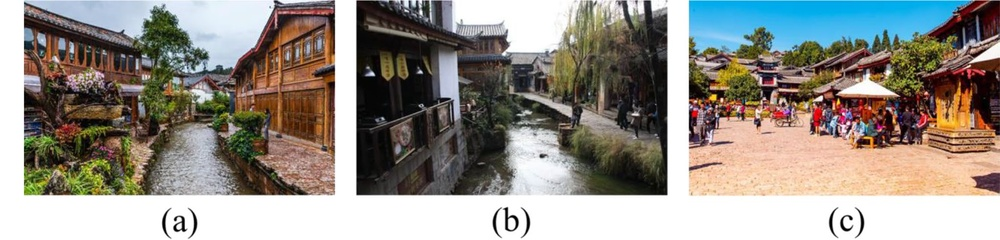
#> input picture data/extracted_images/10.1007_s00530-024-01514-6/10.1007_s00530-024-01514-6_p05_img01.jpeg, 1000 x 240 px, shrunk from 2044 x 491 before the run; its folder holds only this picture in this run
$ python -i new_attributes.py   (imports and definitions only)   (older library calls are emulated)
#> lines starting #> are read from the running program, lines starting #| are printed output that depends on the picture; after the words box and inside, x2 and y2 are one past the last pixel; in counts of white or black regions, pixels touching at a corner belong together
"""NEW Attribute Implementations: NEW-03, NEW-07, NEW-10

Implementation of three critical vision attributes identified in the Kirsh
Decision Tree analysis for causal-theoretic environmental characterization.

Attributes:
-----------
NEW-03: Sky Proportion and Horizon Ratio (Tier 2)
    Measures outdoor vs. indoor indicators through sky segmentation and
    horizon line detection. Essential for windows/nature views category.

NEW-07: Material Diversity Index (Tier 2)
    Quantifies the number of distinct material types visible in a scene.
    Important for understanding aesthetic complexity and biophilic design.

NEW-10: Person/Face Density Estimation (Tier 2)
    Detects and counts visible people in scenes. Indicator of crowding
    perception and social environmental characteristics.

Theoretical Warrant:
-------------------
These attributes were discovered through application of David Kirsh's
decision tree method to 23,029 environmental stimulus descriptions from
empirical literature. Each attribute addresses an essential dimension
identified in the equivalence class analysis.

Sky Proportion (NEW-03) operationalizes the "outdoor vs. indoor" distinction
in windows/nature view scenarios, supported by research on visual restoration
and biophilic design (Kaplan & Kaplan 1989; Gaspari 2015).

Material Diversity (NEW-07) captures aesthetic complexity relevant to art/
decoration and material composition categories, grounded in complexity
preference literature (Berlyne 1971; Reber et al. 2004).

Person Density (NEW-10) quantifies crowding, which affects stress hormones,
restoration, and psychological well-being (Regoeczi 2008; Stokols 1972).

References:
----------
- Berlyne, D. E. (1971). Aesthetics and psychobiology. Appleton-Century-Crofts.
- Gaspari, J. (2015). Biophilic architecture. In S. Kellert et al. (Eds.),
  Biophilic design (pp. 221-249). Wiley.
- Kaplan, R., & Kaplan, S. (1989). The experience of nature. Cambridge.
- Reber, R., Schwarz, N., & Winkielman, P. (2004). Processing fluency and
  aesthetic pleasure. Personality and Social Psychology Review, 8(4), 364-382.
- Regoeczi, W. C. (2008). Crowding, status, and burnout. Social Indicators
  Research, 89(1), 63-77.
- Stokols, D. (1972). On the distinction between density and crowding.
  Psychological Review, 79(3), 275-288.
"""

import logging
from typing import Dict, List, Any, Tuple, Optional
from pathlib import Path

import cv2
import numpy as np
from scipy import ndimage
from scipy.ndimage import generic_filter

logger = logging.getLogger(__name__)


class ImageProcessingError(Exception):
    """Base exception for image processing failures."""
    pass


class SkyDetectionError(ImageProcessingError):
    """Raised when sky detection fails."""
    pass


class MaterialDetectionError(ImageProcessingError):
    """Raised when material diversity analysis fails."""
    pass


class PersonDetectionError(ImageProcessingError):
    """Raised when person detection fails."""
    pass


def _load_image(image_path: str, as_rgb: bool = True) -> np.ndarray:
    """Load an image from file path.

    Args:
        image_path: Path to image file
        as_rgb: If True, convert BGR to RGB (OpenCV loads as BGR)

    Returns:
        Image array (H x W x 3 for RGB)

    Raises:
        ImageProcessingError: If image cannot be loaded
    """
#> called with as_rgb = True
    path = Path(image_path)
    if not path.exists():
        raise ImageProcessingError(f"Image file not found: {image_path}")

    image = cv2.imread(str(path))
#> image is the input picture: shape (240, 1000, 3); mean B, G, R 136.6, 143.8, 148.7
    if image is None:
        raise ImageProcessingError(f"Failed to load image: {image_path}")

    if as_rgb:
        image = cv2.cvtColor(image, cv2.COLOR_BGR2RGB)

    return image


def compute_sky_proportion(
    image_path: str,
    method: str = "hybrid",
    min_sky_region_size: float = 0.01,
    verbose: bool = False
) -> Dict[str, Any]:
    """Estimate sky proportion and horizon position in outdoor scenes.

    NEW-03: Sky Proportion and Horizon Ratio

    Computes the percentage of image occupied by sky, and detects the
    horizon line position. Essential for outdoor vs. indoor classification
    and perspective cue estimation.

    Method:
    -------
    Uses a hybrid approach combining:
    1. HSV color-based sky detection (blue sky regions)
    2. Hough line detection for horizon line identification
    3. Fallback gradient-based detection for difficult cases

    Args:
        image_path: Path to input RGB image
        method: Detection approach ("hybrid", "hsv_only", "gradient")
        min_sky_region_size: Minimum proportion for sky detection (0-1)
        verbose: Print debug information

    Returns:
        Dict with:
        - sky_ratio: Proportion of image occupied by sky [0, 1]
        - sky_pixels: Number of sky pixels detected
        - total_pixels: Total image size
        - horizon_position: Normalized horizon line position [0, 1] (0=top, 1=bottom)
        - horizon_detected: Boolean indicating if horizon was found
        - horizon_angle: Slope angle of horizon line (degrees, -90 to 90)
        - sky_color_dominant: Dominant sky color in HSV (H, S, V)
        - scene_type: "outdoor_clear", "outdoor_cloudy", "indoor", "ambiguous"
        - confidence: Confidence in sky detection [0, 1]

    Raises:
        SkyDetectionError: If processing fails or invalid image

    References:
    -----------
    Tao, H., Sawhney, H. S., & Kumar, R. (2001). A global matching
    framework for stereo computation. International Conference on
    Computer Vision (ICCV), pp. 532-539.

    Sky is typically blue in outdoor scenes (H: 90-170, S: 50-255, V: 150-255)
    """
    try:
        image = _load_image(image_path, as_rgb=True)
        h, w = image.shape[:2]
        total_pixels = h * w

        if image.dtype != np.uint8:
            image = (image / image.max() * 255).astype(np.uint8)

        # Method 1: HSV color-based sky detection
        hsv = cv2.cvtColor(image, cv2.COLOR_RGB2HSV)
#> hsv: shape (240, 1000, 3); mean H, S, V 41, 69.4, 159.5

        # Blue sky detection: H[90-170], S[50-255], V[150-255]
        # Blue region (0-20 or 160-180 in HSV hue space, accounting for wrap)
        lower_blue1 = np.array([90, 50, 150])
        upper_blue1 = np.array([170, 255, 255])
        sky_mask_hsv = cv2.inRange(hsv, lower_blue1, upper_blue1)
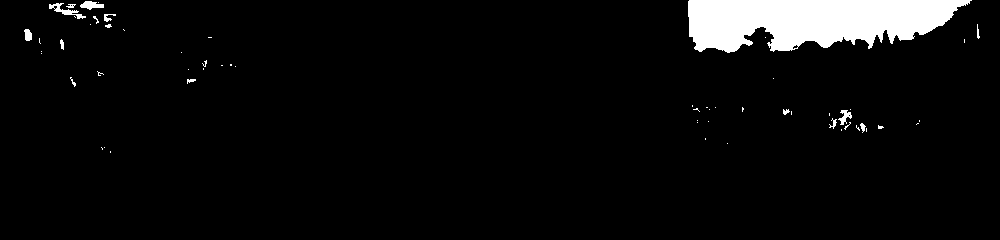
#> sky_mask_hsv: shape (240, 1000); 5% white; 59 white regions (45 under 20 px), largest, box (x1, y1, x2, y2) and area: (688, 0, 972, 53) 10958, (49, 3, 86, 19) 177, (80, 1, 104, 10) 134

        # Also detect white/light gray sky (low saturation, high value)
        lower_light = np.array([0, 0, 200])
        upper_light = np.array([180, 50, 255])
        sky_mask_light = cv2.inRange(hsv, lower_light, upper_light)
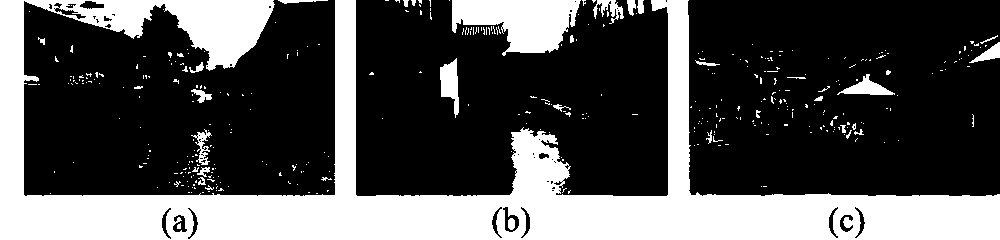
#> sky_mask_light: shape (240, 1000); 31.8% white; 380 white regions (346 under 20 px), largest, box (x1, y1, x2, y2) and area: (0, 0, 1000, 240) 67029, (452, 0, 581, 56) 4640, (440, 58, 459, 118) 669

        # Combine masks
        sky_mask = cv2.bitwise_or(sky_mask_hsv, sky_mask_light)
#> sky_mask: shape (240, 1000); 36.7% white; 375 white regions (335 under 20 px), largest, box (x1, y1, x2, y2) and area: (0, 0, 1000, 240) 78522, (452, 0, 581, 56) 4640, (440, 58, 459, 118) 669

        # Morphological operations to clean up
        kernel = cv2.getStructuringElement(cv2.MORPH_ELLIPSE, (5, 5))
        sky_mask = cv2.morphologyEx(sky_mask, cv2.MORPH_CLOSE, kernel)
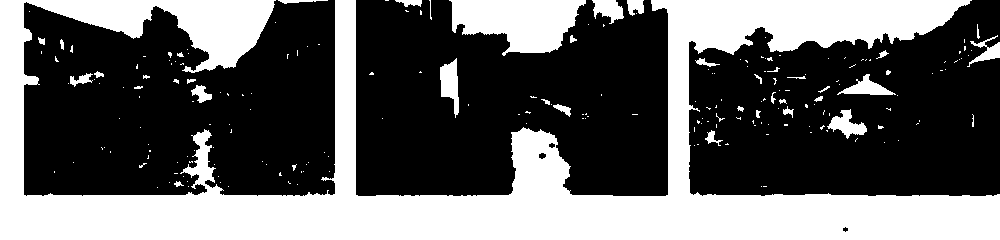
#> sky_mask: shape (240, 1000); 38.1% white; 212 white regions (175 under 20 px), largest, box (x1, y1, x2, y2) and area: (0, 0, 1000, 240) 81306, (449, 0, 586, 56) 5126, (440, 58, 459, 118) 673
        sky_mask = cv2.morphologyEx(sky_mask, cv2.MORPH_OPEN, kernel)
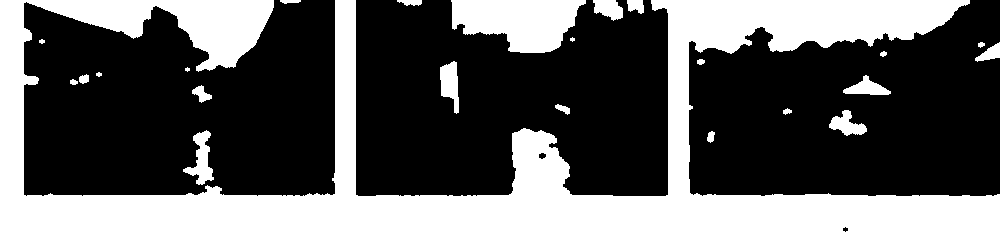
#> sky_mask: shape (240, 1000); 37.3% white; 24 white regions (2 under 20 px), largest, box (x1, y1, x2, y2) and area: (0, 0, 1000, 240) 80243, (451, 0, 586, 53) 5074, (183, 130, 214, 185) 755

        # Method 2: Horizon line detection using Hough transform
        gray = cv2.cvtColor(image, cv2.COLOR_RGB2GRAY)
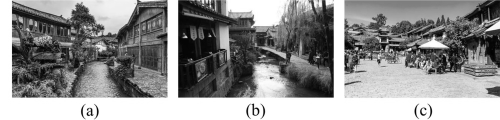
#> gray: shape (240, 1000) (shown at 1/2 size); min 0, max 255, mean 144.4
        blurred = cv2.GaussianBlur(gray, (5, 5), 0)
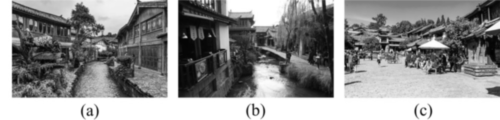
#> blurred: shape (240, 1000) (shown at 1/2 size); min 1, max 255, mean 144.4
        edges = cv2.Canny(blurred, 50, 150)
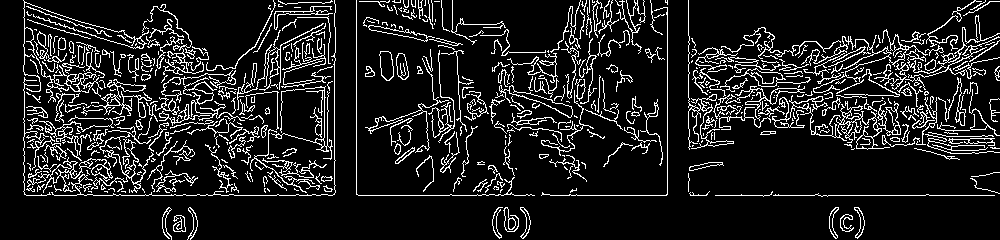
#> edges: shape (240, 1000); 12.1% white in thin lines or dots

        horizon_position = None
        horizon_angle = None
        horizon_detected = False

        # Hough line detection
        lines = cv2.HoughLines(edges, rho=1, theta=np.pi/180, threshold=100)
#> lines = 1131 rows, first 8: [195, 1.57], [78, 1.62], [143, 1.47], [113, 1.57], [104, 1.59], [136, 1.5], [80, 1.61], [110, 1.57]

        if lines is not None:
            # Find near-horizontal lines (likely horizon)
            horizontal_lines = []
            for line in lines:
                rho, theta = line[0]
                angle_deg = np.degrees(theta)

                # Look for near-horizontal lines (-10 to 10 degrees from horizontal)
                if abs(angle_deg) < 10 or abs(angle_deg - 180) < 10:
                    horizontal_lines.append((rho, theta))
#> this loop made 1131 passes
#> (rho, theta, angle_deg) on passes 1 to 3: (195, 1.57, 90), (78, 1.62, 93), (143, 1.47, 84)
#> after the loop, horizontal_lines = [(356, 0), (667, 0), (24, 0), (334, 0), (688, 0), (329, 0.0175), (324, 0)]

            if horizontal_lines:
                # Use median rho of horizontal lines
                rhos = [rho for rho, _ in horizontal_lines]
#> rhos = [356, 667, 24, 334, 688, 329, 324]
                median_rho = np.median(rhos)
#> median_rho = 334
                median_theta = np.median([theta for _, theta in horizontal_lines])
#> median_theta = 0

                # Calculate line position in image
                a = np.cos(median_theta)
#> a = 1
                b = np.sin(median_theta)
#> b = 0
                x0 = a * median_rho
#> x0 = 334
                y0 = b * median_rho
#> y0 = 0

                # Normalize horizon position to [0, 1]
                if abs(b) > 0.01:
                    horizon_y = y0 / (b * h)
                else:
                    horizon_y = 0.5

                horizon_position = np.clip(horizon_y, 0, 1)
                horizon_angle = np.degrees(median_theta)
#> horizon_angle = 0
                horizon_detected = True

        # If no horizon detected, use center line
        if horizon_position is None:
            horizon_position = 0.5
            horizon_angle = 0.0
            horizon_detected = False

        # Calculate sky ratio
        sky_pixels = cv2.countNonZero(sky_mask)
#> sky_pixels = 89432
        sky_ratio = sky_pixels / total_pixels
#> sky_ratio = 0.373

        # Classify scene type
        if sky_ratio < min_sky_region_size:
            scene_type = "indoor"
            confidence = 0.8 if sky_ratio < 0.001 else 0.5
        elif sky_ratio < 0.2:
            scene_type = "outdoor_cloudy" if horizon_detected else "ambiguous"
            confidence = 0.6
        else:
            scene_type = "outdoor_clear"
            confidence = 0.9 if horizon_detected else 0.7

        # Get dominant sky color
        sky_color_region = hsv[sky_mask > 0]
        if len(sky_color_region) > 0:
            sky_color_dominant = sky_color_region.mean(axis=0).astype(int)
#> sky_color_dominant = [38, 29, 244]
        else:
            sky_color_dominant = [0, 0, 0]

        if verbose:
            logger.info(f"Sky ratio: {sky_ratio:.3f}")
            logger.info(f"Horizon position: {horizon_position:.3f}")
            logger.info(f"Scene type: {scene_type}")

        return {
            "sky_ratio": float(sky_ratio),
            "sky_pixels": int(sky_pixels),
            "total_pixels": int(total_pixels),
            "horizon_position": float(horizon_position),
            "horizon_detected": bool(horizon_detected),
            "horizon_angle": float(horizon_angle) if horizon_angle is not None else None,
            "sky_color_dominant": [int(x) for x in sky_color_dominant],
            "scene_type": scene_type,
            "confidence": float(confidence),
        }

    except Exception as e:
        if isinstance(e, SkyDetectionError):
            raise
        raise SkyDetectionError(f"Sky detection failed: {str(e)}") from e


# [386 lines left out: functions compute_material_diversity, compute_person_density, not called in this run]

>>> result = compute_sky_proportion('../../data/extracted_images/10.1007_s00530-024-01514-6/10.1007_s00530-024-01514-6_p05_img01.jpeg')
#> result = 9 items

$ run again, on data/extracted_images/10.1007_s00530-024-01514-6/10.1007_s00530-024-01514-6_p06_img01.jpeg
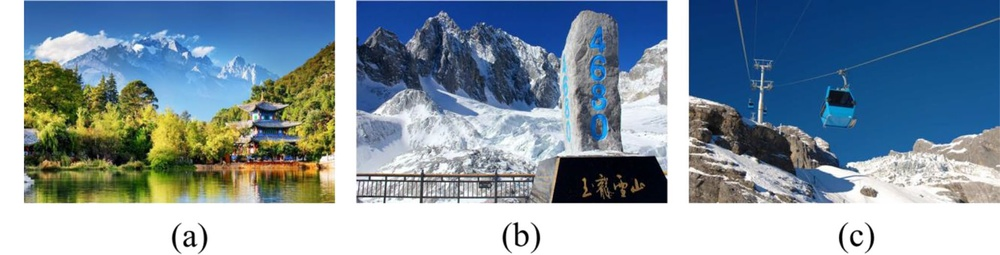
#> input picture data/extracted_images/10.1007_s00530-024-01514-6/10.1007_s00530-024-01514-6_p06_img01.jpeg, 1000 x 255 px, shrunk from 2044 x 521 before the run
#> in _load_image, image is the input picture: shape (255, 1000, 3); mean B, G, R 163.9, 150.8, 132.8
#> hsv: shape (255, 1000, 3); mean H, S, V 65.3, 98.6, 174.5
#> in compute_sky_proportion, `sky_mask_hsv = cv2.inRange(hsv, lower_blue1, upper_blue1)`:
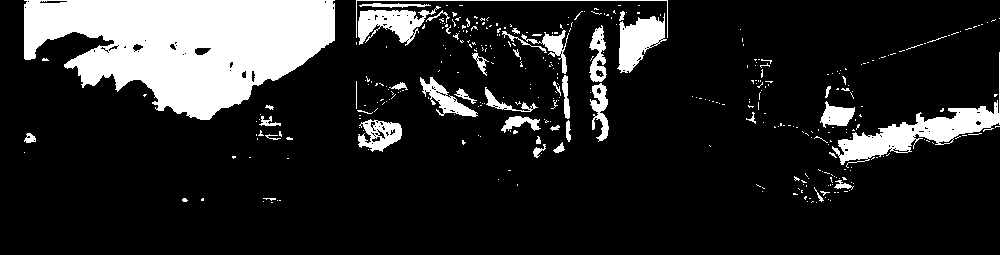
#> sky_mask_hsv: shape (255, 1000); 15.4% white; 366 white regions (325 under 20 px), largest, box (x1, y1, x2, y2) and area: (24, 0, 335, 120) 24390, (832, 52, 1000, 168) 3824, (617, 13, 667, 73) 1643
#> sky_mask_light: shape (255, 1000); 34.7% white; 355 white regions (312 under 20 px), largest, box (x1, y1, x2, y2) and area: (0, 0, 1000, 255) 83281, (35, 32, 114, 66) 1363, (691, 147, 790, 195) 737
#> in compute_sky_proportion, `edges = cv2.Canny(blurred, 50, 150)`:
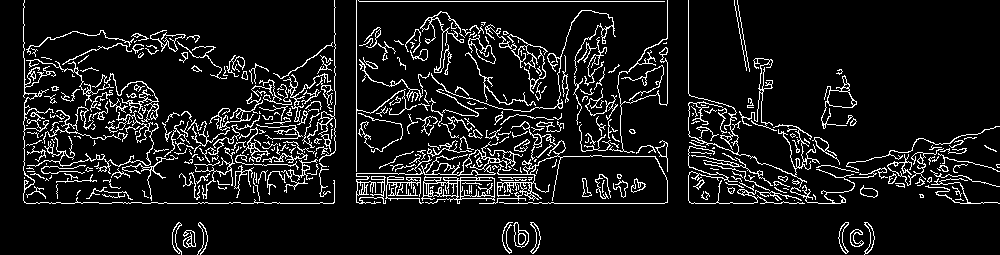
#> edges: shape (255, 1000); 9.6% white in thin lines or dots
#> lines = 909 rows, first 8: [203, 1.57], [1, 1.57], [177, 1.57], [174, 1.57], [163, 1.61], [167, 1.55], [156, 1.57], [166, 1.59]
#> the loop in compute_sky_proportion, `for line in lines:` made 909 passes
#> (rho, theta, angle_deg) on passes 1 to 3: (203, 1.57, 90), (1, 1.57, 90), (177, 1.57, 90)
#> after the loop in compute_sky_proportion, `for line in lines:`: horizontal_lines = [(356, 0), (688, 0), (334, 0), (667, 0), (24, 0)]
#> rhos = [356, 688, 334, 667, 24]
#> median_rho = 356
#> median_theta = 0
#> a = 1
#> b = 0
#> x0 = 356
#> y0 = 0
#> sky_pixels = 134830
#> sky_ratio = 0.529
#> sky_color_dominant = [53, 51, 223]
#> result = 9 items

$ run again, on data/extracted_images/10.1007_s00530-024-01514-6/10.1007_s00530-024-01514-6_p09_img01.jpeg
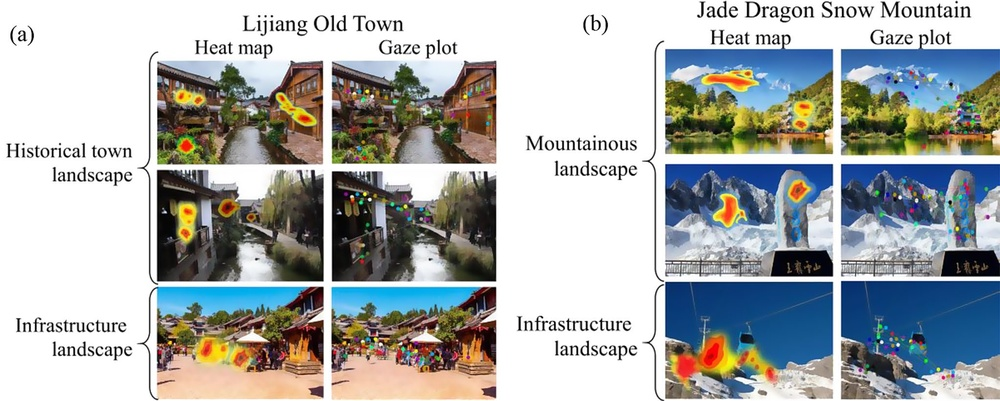
#> input picture data/extracted_images/10.1007_s00530-024-01514-6/10.1007_s00530-024-01514-6_p09_img01.jpeg, 1000 x 401 px, shrunk from 2044 x 819 before the run
#> in _load_image, image is the input picture: shape (401, 1000, 3); mean B, G, R 173.9, 174.3, 170.6
#> hsv: shape (401, 1000, 3); mean H, S, V 40.5, 61.6, 188.9
#> in compute_sky_proportion, `sky_mask_hsv = cv2.inRange(hsv, lower_blue1, upper_blue1)`:
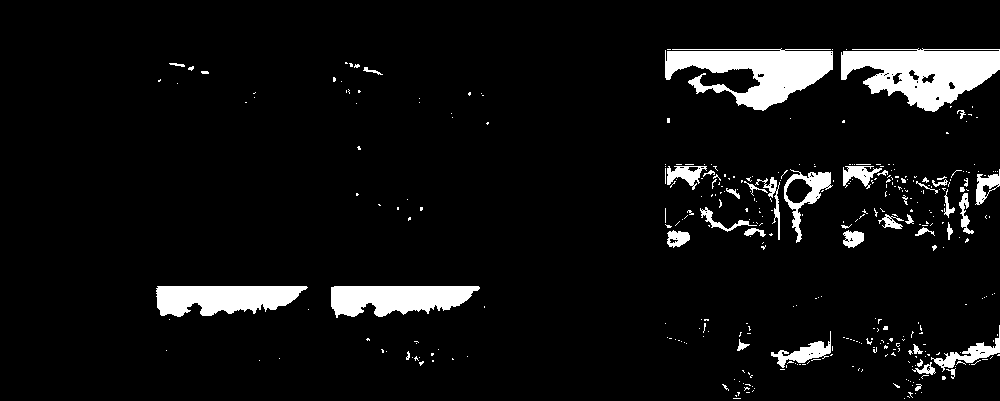
#> sky_mask_hsv: shape (401, 1000); 6.7% white; 371 white regions (328 under 20 px), largest, box (x1, y1, x2, y2) and area: (841, 48, 1000, 112) 6174, (665, 48, 833, 111) 5750, (156, 286, 308, 317) 3487
#> sky_mask_light: shape (401, 1000); 48.7% white; 485 white regions (432 under 20 px), largest, box (x1, y1, x2, y2) and area: (0, 0, 1000, 401) 189654, (975, 200, 1000, 259) 962, (671, 65, 712, 83) 367
#> in compute_sky_proportion, `edges = cv2.Canny(blurred, 50, 150)`:
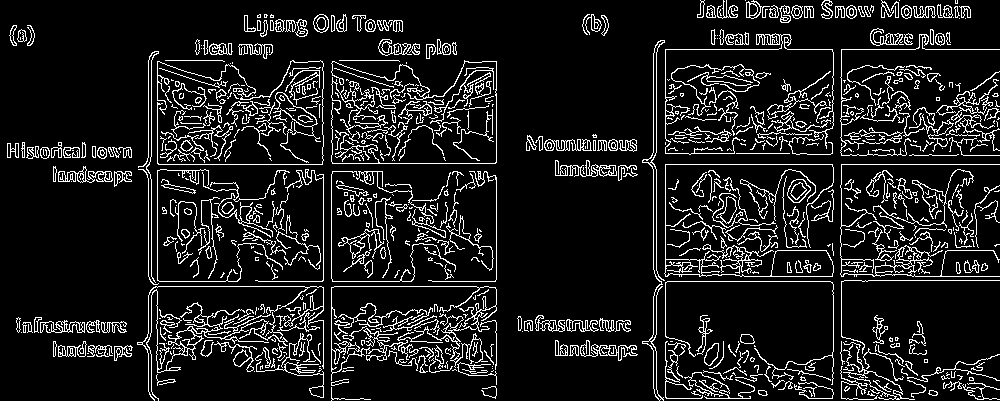
#> edges: shape (401, 1000); 11.3% white in thin lines or dots
#> lines = 2793 rows, first 8: [164, 1.57], [281, 1.57], [49, 1.57], [665, 0], [286, 1.57], [841, 0], [656, 0], [157, 0]
#> the loop in compute_sky_proportion, `for line in lines:` made 2793 passes
#> (rho, theta, angle_deg) on passes 1 to 3: (164, 1.57, 90), (281, 1.57, 90), (49, 1.57, 90)
#> after the loop in compute_sky_proportion, `for line in lines:`: horizontal_lines = 24 items, first 6: (665, 0), (841, 0), (656, 0), (157, 0), (653, 0), (148, 0)
#> rhos = [665, 841, 656, 157, 653, 148, 496, 151, 331, 323, 833, 153, 657, -146, -649, 723, 324, -651, -144, 386, 881, -326, 385, 744]
#> median_rho = 358
#> median_theta = 0.00873
#> a = 1
#> b = 0.00873
#> x0 = 358
#> y0 = 3.12
#> horizon_angle = 0.5
#> sky_pixels = 236278
#> sky_ratio = 0.589
#> sky_color_dominant = [29, 21, 235]
#> result = 9 items
